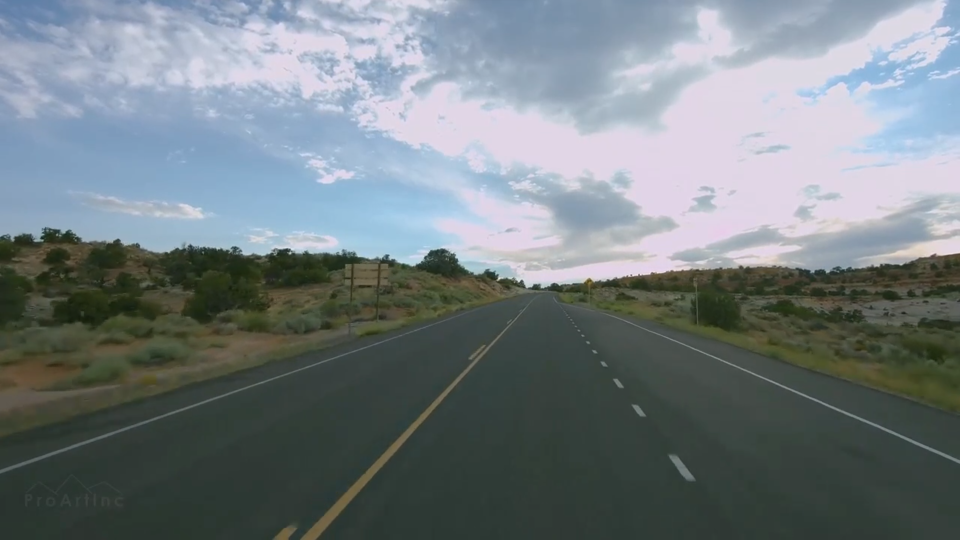
#> input picture test_images/scene2.png, 1920 x 1080 px, given in place of Autonomous driving lane detection sample video 1.mp4, which was not available (shown at 1/2 size)
$ python advanced_lane_detection.py   (older library calls are emulated)
#> lines starting #> are read from the running program, lines starting #| are printed output that depends on the picture; after the words box and inside, x2 and y2 are one past the last pixel; in counts of white or black regions, pixels touching at a corner belong together; pictures that were not available may be replaced by others from this repository, and a replacement may not be noted
import cv2
import numpy as np
from IPython.display import display, clear_output
from PIL import Image
import glob
import matplotlib.pyplot as plt
import time
import os

def threshold_binary(img, s_thresh=(170, 255), sx_thresh=(20, 100)):
    """Applies color and gradient thresholding to detect lane lines in an image.

    This function converts an image to HLS color space and applies thresholding techniques to highlight lane line pixels. It combines gradient magnitude thresholding on the L channel with color thresholding on the S channel.

    Args:
        img (numpy.ndarray): Input image to be processed.
        s_thresh (tuple, optional): Color threshold range for S channel. Defaults to (170, 255).
        sx_thresh (tuple, optional): Gradient threshold range for Sobel x. Defaults to (20, 100).

    Returns:
        numpy.ndarray: Binary image with lane line pixels highlighted.

    Examples:
        >>> binary_img = threshold_binary(input_image)
        >>> binary_img = threshold_binary(input_image, s_thresh=(150, 255), sx_thresh=(30, 120))
    """
    # Convert the image to HLS color space and separate the L and S channels
    hls = cv2.cvtColor(img, cv2.COLOR_BGR2HLS)
    l_channel = hls[:, :, 1]
    s_channel = hls[:, :, 2]

    # Apply Sobel x on the L channel for gradient threshold
    sobelx = cv2.Sobel(l_channel, cv2.CV_64F, 1, 0)  # Sobel x
    abs_sobelx = np.absolute(sobelx)  # Absolute value of gradients
    scaled_sobel = np.uint8(255 * abs_sobelx / np.max(abs_sobelx))  # Scale to 8-bit

    # Threshold on the Sobel gradient
    sxbinary = np.zeros_like(scaled_sobel)
    sxbinary[(scaled_sobel >= sx_thresh[0]) & (scaled_sobel <= sx_thresh[1])] = 1

    # Threshold on the S channel (color threshold)
    s_binary = np.zeros_like(s_channel)
    s_binary[(s_channel >= s_thresh[0]) & (s_channel <= s_thresh[1])] = 1

    # Combine the two binary thresholds
    combined_binary = np.zeros_like(sxbinary)
    combined_binary[(sxbinary == 1) | (s_binary == 1)] = 1

    return combined_binary

# transform the image to a top-down view
def perspective_transform(img):
    """Performs a bird's-eye view transformation on an input image for lane detection.

    This function applies a perspective transform to convert an image from a road-level view to a top-down view, which is crucial for accurately measuring lane curvature and position. It calculates source and destination points to create a warped image representation.

    Args:
        img (numpy.ndarray): Input image to be transformed.

    Returns:
        tuple: A tuple containing:
            - warped (numpy.ndarray): Perspective transformed image
            - M (numpy.ndarray): Perspective transformation matrix
            - Minv (numpy.ndarray): Inverse perspective transformation matrix
            - src (numpy.ndarray): Source points used for transformation
            - dst (numpy.ndarray): Destination points used for transformation

    Examples:
        >>> warped, M, Minv, src, dst = perspective_transform(input_image)
    """
    img_size = (img.shape[1], img.shape[0])
    # Define the 4 source points
    src = np.float32(
        [[(img_size[0] // 2)  , img_size[1]//2 + 100], # top-left
         [((img_size[0] // 4) - 20), img_size[1]], # bottom-left
         [(img_size[0] * 3 // 4) - 25, img_size[1]], # bottom-right
         [(img_size[0] // 2 + 205),  img_size[1]//2 + 100]]) # top-right

    # Define the 4 destination points
    dst = np.float32(
        [[(img_size[0] / 4), 0],
         [(img_size[0] / 4), img_size[1]],
         [(img_size[0] * 3 / 4), img_size[1]],
         [(img_size[0] * 3 / 4), 0]])

    # Compute the perspective transform, M
    M = cv2.getPerspectiveTransform(src, dst)

    # Compute the inverse perspective transform
    Minv = cv2.getPerspectiveTransform(dst, src)

    # Warp the image using the perspective transform, M
    warped = cv2.warpPerspective(img, M, img_size, flags=cv2.INTER_LINEAR)

    return warped, M, Minv, src, dst

# find the lane lines
def find_lane_pixels(binary_warped):
    """Identifies lane line pixels in a binary warped image using a sliding window technique.

    This function performs lane pixel detection by analyzing a histogram of the bottom half of the image and using a sliding window approach to track lane line positions. It systematically searches for lane pixels and returns their x and y coordinates.

    Args:
        binary_warped (numpy.ndarray): A binary image that has been perspective transformed.

    Returns:
        tuple: A tuple containing:
            - leftx (numpy.ndarray): X coordinates of left lane pixels
            - lefty (numpy.ndarray): Y coordinates of left lane pixels
            - rightx (numpy.ndarray): X coordinates of right lane pixels
            - righty (numpy.ndarray): Y coordinates of right lane pixels
            - out_img (numpy.ndarray): Visualization image with detected windows

    Raises:
        ValueError: If no lane pixels are found during the sliding window process.

    Examples:
        >>> leftx, lefty, rightx, righty, out_img = find_lane_pixels(binary_warped_image)
    """
    # Take a histogram of the bottom half of the image
    histogram = np.sum(binary_warped[binary_warped.shape[0]//2:, :], axis=0)

    # Create an output image to draw on and visualize the result
    out_img = np.dstack((binary_warped, binary_warped, binary_warped))

    # Find the peak of the left and right halves of the histogram
    # These will be the starting point for the left and right lines
    midpoint = int(histogram.shape[0] // 2)
    leftx_base = np.argmax(histogram[:midpoint])
    rightx_base = np.argmax(histogram[midpoint:]) + midpoint

    # HYPERPARAMETERS
    # Choose the number of sliding windows
    nwindows = 20
    # Set the width of the windows +/- margin
    margin = 50
    # Set minimum number of pixels found to recenter window
    minpix = 50

    # Set height of windows - based on nwindows above and image shape
    window_height = int(binary_warped.shape[0] // nwindows)
    # Identify the x and y positions of all nonzero pixels in the image
    nonzero = binary_warped.nonzero()
    nonzeroy = np.array(nonzero[0])
    nonzerox = np.array(nonzero[1])
    # Current positions to be updated later for each window in nwindows
    leftx_current = leftx_base
    rightx_current = rightx_base

    # Create empty lists to receive left and right lane pixel indices
    left_lane_inds = []
    right_lane_inds = []

    # Step through the windows one by one
    for window in range(nwindows):
        # Identify window boundaries in x and y (and right and left)
        win_y_low = binary_warped.shape[0] - (window + 1) * window_height
        win_y_high = binary_warped.shape[0] - window * window_height
        win_xleft_low = leftx_current - margin
        win_xleft_high = leftx_current + margin
        win_xright_low = rightx_current - margin
        win_xright_high = rightx_current + margin

        # Draw the windows on the visualization image
        cv2.rectangle(out_img, (win_xleft_low, win_y_low), (win_xleft_high, win_y_high), (0, 255, 0), 2)
        cv2.rectangle(out_img, (win_xright_low, win_y_low), (win_xright_high, win_y_high), (0, 255, 0), 2)

        # Identify the nonzero pixels in x and y within the window #
        good_left_inds = ((nonzeroy >= win_y_low) & (nonzeroy < win_y_high) &
                          (nonzerox >= win_xleft_low) &  (nonzerox < win_xleft_high)).nonzero()[0]
        good_right_inds = ((nonzeroy >= win_y_low) & (nonzeroy < win_y_high) &
                           (nonzerox >= win_xright_low) &  (nonzerox < win_xright_high)).nonzero()[0]

        # Append these indices to the lists
        left_lane_inds.append(good_left_inds)
        right_lane_inds.append(good_right_inds)

        # If you found > minpix pixels, recenter next window on their mean position
        if len(good_left_inds) > minpix:
            leftx_current = int(np.mean(nonzerox[good_left_inds]))
        if len(good_right_inds) > minpix:
            rightx_current = int(np.mean(nonzerox[good_right_inds]))

    # Concatenate the arrays of indices (previously was a list of lists of pixels)
    try:
        left_lane_inds = np.concatenate(left_lane_inds)
        right_lane_inds = np.concatenate(right_lane_inds)
    except ValueError:
        # Avoids an error if the above is not implemented fully
        print("No lane pixels found")

    # Extract left and right line pixel positions
    leftx = nonzerox[left_lane_inds]
    lefty = nonzeroy[left_lane_inds]
    rightx = nonzerox[right_lane_inds]
    righty = nonzeroy[right_lane_inds]

    return leftx, lefty, rightx, righty, out_img

# determining the lane lines by fitting a polynomial
def fit_polynomial(binary_warped):
    """Fits polynomial curves to detected lane line pixels in a binary warped image.

    This function takes a binary warped image and calculates third-degree polynomial curves for the left and right lane lines. It uses the detected lane pixels to generate smooth lane line representations.

    Args:
        binary_warped (numpy.ndarray): A binary image that has been perspective transformed.

    Returns:
        tuple: A tuple containing:
            - left_fit (numpy.ndarray): Coefficients of the left lane line polynomial
            - right_fit (numpy.ndarray): Coefficients of the right lane line polynomial
            - left_fitx (numpy.ndarray): X coordinates of the left lane line curve
            - right_fitx (numpy.ndarray): X coordinates of the right lane line curve
            - ploty (numpy.ndarray): Y coordinates for plotting
            - out_img (numpy.ndarray): Visualization image with detected lane pixels

    Raises:
        TypeError: If polynomial fitting fails.

    Examples:
        >>> left_fit, right_fit, left_fitx, right_fitx, ploty, out_img = fit_polynomial(binary_warped_image)
    """
    # Find lane pixels
    leftx, lefty, rightx, righty, out_img = find_lane_pixels(binary_warped)

    # Fit a third order polynomial
    left_fit = np.polyfit(lefty, leftx, 3)
    right_fit = np.polyfit(righty, rightx, 3)

    # Generate x and y values for plotting
    ploty = np.linspace(0, binary_warped.shape[0] - 1, binary_warped.shape[0])
    try:
        left_fitx = (left_fit[0] * ploty**3 +
                     left_fit[1] * ploty**2 +
                     left_fit[2] * ploty + left_fit[3])

        right_fitx = (right_fit[0] * ploty**3 +
                      right_fit[1] * ploty**2 +
                      right_fit[2] * ploty + right_fit[3])
    except TypeError:
        print("The function failed to fit a line!")
        left_fitx = ploty**3 + ploty**2 + ploty
        right_fitx = ploty**3 + ploty**2 + ploty

    return left_fit, right_fit, left_fitx, right_fitx, ploty, out_img

## warp the detected lane lines back to the original image
def draw_lane_lines(image, binary_warped, left_fit, right_fit, Minv):
    """Visualizes detected lane lines by overlaying them on the original image.

    This function takes the original image and lane line polynomial coefficients to draw and highlight the detected lane boundaries. It uses perspective transformation to map the lane lines back onto the original image.

    Args:
        image (numpy.ndarray): Original input image.
        binary_warped (numpy.ndarray): Binary warped image used for lane detection.
        left_fit (numpy.ndarray): Polynomial coefficients for the left lane line.
        right_fit (numpy.ndarray): Polynomial coefficients for the right lane line.
        Minv (numpy.ndarray): Inverse perspective transformation matrix.

    Returns:
        numpy.ndarray: Image with lane lines drawn and blended with the original image.

    Examples:
        >>> result = draw_lane_lines(original_image, binary_warped, left_fit, right_fit, Minv)
    """
    # Generate x and y values for plotting
    ploty = np.linspace(0, binary_warped.shape[0] - 1, binary_warped.shape[0])
    left_fitx = (left_fit[0] * ploty**3 +
                 left_fit[1] * ploty**2 +
                 left_fit[2] * ploty + left_fit[3])
    right_fitx = (right_fit[0] * ploty**3 +
                  right_fit[1] * ploty**2 +
                  right_fit[2] * ploty + right_fit[3])

    # Create an image to draw the lines on
    warp_zero = np.zeros_like(binary_warped).astype(np.uint8)
    color_warp = np.dstack((warp_zero, warp_zero, warp_zero))

    # Recast the x and y points into usable format for cv2.fillPoly()
    pts_left = np.array([np.transpose(np.vstack([left_fitx, ploty]))])
    pts_right = np.array([np.flipud(np.transpose(np.vstack([right_fitx, ploty])))])
    pts = np.hstack((pts_left, pts_right))

    # Draw the lane onto the warped blank image
    cv2.fillPoly(color_warp, np.int_([pts]), (0, 255, 0))

    # add the lane lines to the original image
    cv2.polylines(color_warp, np.int32([pts_left]), isClosed=False, color=(255, 0, 0), thickness=20)
    cv2.polylines(color_warp, np.int32([pts_right]), isClosed=False, color=(0, 0, 255), thickness=20)


    # Warp the blank back to original image space using inverse perspective matrix (Minv)
    newwarp = cv2.warpPerspective(color_warp, Minv, (image.shape[1], image.shape[0]))

    # Combine the result with the original image and return
    return cv2.addWeighted(image, 1, newwarp, 0.3, 0)

def measure_curvature_real(ploty, left_fit, right_fit):
    """Calculates the real-world curvature of lane lines in meters.

    This function converts pixel-based polynomial lane line representations to real-world curvature measurements. It computes the radius of curvature for both left and right lane lines using conversion factors from pixel space to meters.

    Args:
        ploty (numpy.ndarray): Y-coordinates used for curvature calculation.
        left_fit (numpy.ndarray): Polynomial coefficients for the left lane line.
        right_fit (numpy.ndarray): Polynomial coefficients for the right lane line.

    Returns:
        tuple: A tuple containing:
            - left_curverad (float): Curvature radius of the left lane line in meters
            - right_curverad (float): Curvature radius of the right lane line in meters

    Examples:
        >>> left_curve, right_curve = measure_curvature_real(ploty, left_fit, right_fit)
    """
    # Define conversions in x and y from pixels space to meters
    ym_per_pix = 30/720  # meters per pixel in y dimension
    xm_per_pix = 3.7/700  # meters per pixel in x dimension

    # Define y-value where we want radius of curvature
    # We'll choose the maximum y-value, corresponding to the bottom of the image
    y_eval = np.max(ploty)

    # Calculation of R_curve (radius of curvature)
    left_curverad = ((1 + (3 * left_fit[0] * y_eval * ym_per_pix + 2 * left_fit[1])**2)**1.5) / np.absolute(6 * left_fit[0])
    right_curverad = ((1 + (3 * right_fit[0] * y_eval * ym_per_pix + 2 * right_fit[1])**2)**1.5) / np.absolute(6 * right_fit[0])

    return left_curverad, right_curverad

# [29 lines left out: function measure_offset, not called in this run]

def process_video(video_path):
    cap = cv2.VideoCapture(video_path)
    if not cap.isOpened():
        print(f"Error: Cannot open video {video_path}")
        return

    fps = cap.get(cv2.CAP_PROP_FPS)
    width = int(cap.get(cv2.CAP_PROP_FRAME_WIDTH))
    height = int(cap.get(cv2.CAP_PROP_FRAME_HEIGHT))

    base_name = os.path.splitext(os.path.basename(video_path))[0]
    output_folder = "output"
    os.makedirs(output_folder, exist_ok=True)
    output_path = os.path.join(output_folder, f"{base_name}_advanced_output.mp4")

    fourcc = cv2.VideoWriter_fourcc(*'mp4v')
    out = cv2.VideoWriter(output_path, fourcc, fps, (width, height))

    while cap.isOpened():
        ret, frame = cap.read()
#> frame is the input picture: shape (1080, 1920, 3); mean B, G, R 129.2, 125.3, 115.7
        if not ret:
            break
        start_time = time.time()
        # Apply thresholding
        binary_output = threshold_binary(frame)
#> in threshold_binary, `l_channel = hls[:, :, 1]`:
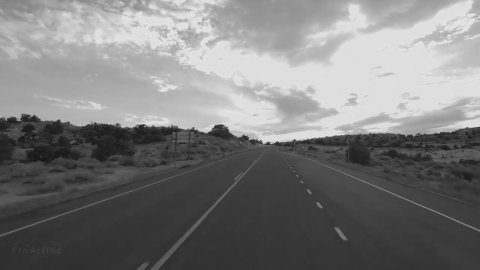
#> l_channel: shape (1080, 1920) (shown at 1/4 size); min 16, max 249, mean 123.3
#> in threshold_binary, `s_channel = hls[:, :, 2]`:
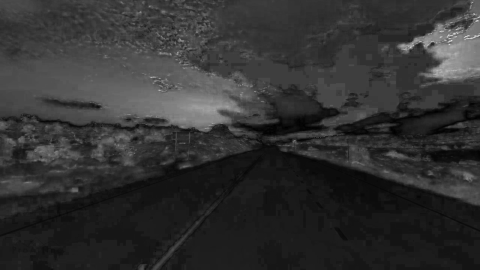
#> s_channel: shape (1080, 1920) (shown at 1/4 size); min 0, max 255, mean 49.5
#> in threshold_binary, `sobelx = cv2.Sobel(l_channel, cv2.CV_64F, 1, 0)`:
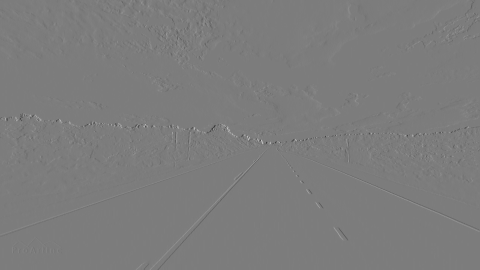
#> sobelx: shape (1080, 1920) float64 (shown at 1/4 size); min -431, max 451, mean 0.1; drawn with min black and max white
#> in threshold_binary, `abs_sobelx = np.absolute(sobelx)`:
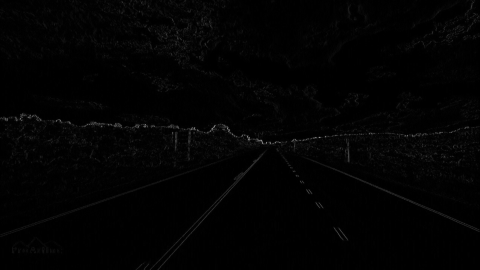
#> abs_sobelx: shape (1080, 1920) float64 (shown at 1/4 size); min 0, max 451, mean 4.9; drawn with min black and max white
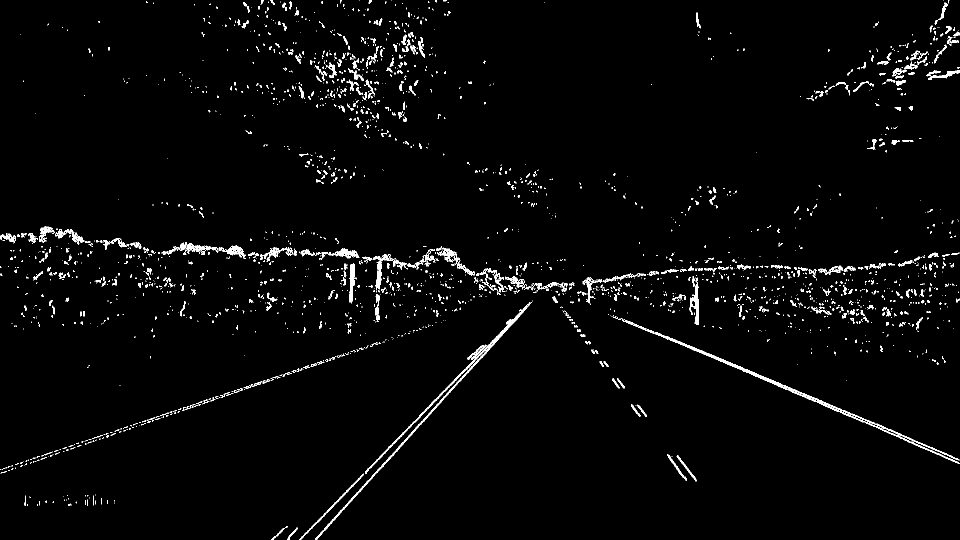
#> binary_output: shape (1080, 1920) (shown at 1/2 size); values 0 (black) and 1 (white), 2.2% white in thin lines or dots

        # Apply perspective transform
        warped, M, Minv, src, dst = perspective_transform(binary_output)
#> in perspective_transform, `warped = cv2.warpPerspective(img, M, img_size, flags=cv2.INTER_LINEAR)`:
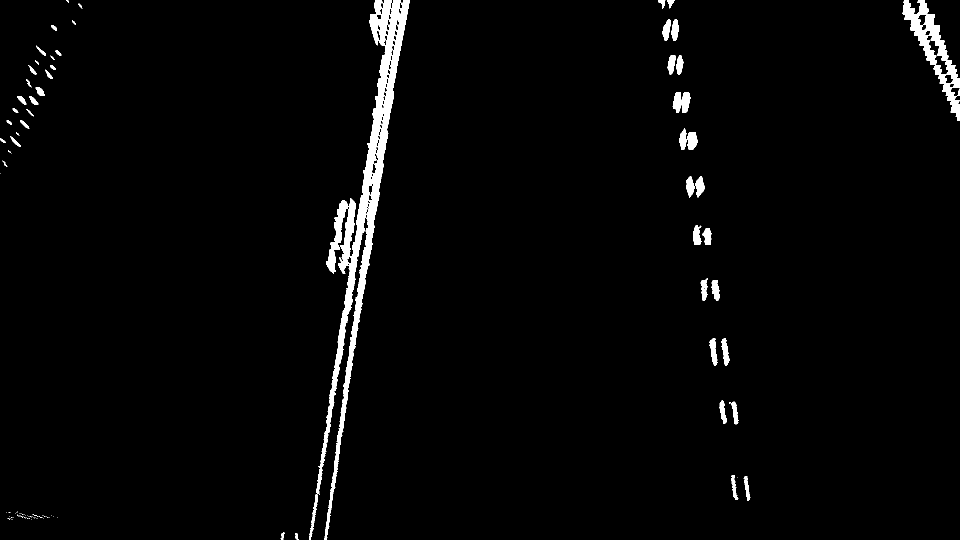
#> warped: shape (1080, 1920) (shown at 1/2 size); values 0 (black) and 1 (white), 2.4% white; 103 white regions (58 under 20 px), largest, box (x1, y1, x2, y2) and area: (632, 0, 820, 1080) 31257, (1805, 0, 1920, 241) 6952, (1345, 184, 1381, 225) 1075
#> M = [[-1.08, -2.15, 2308.4], [3.21e-16, -2.65, 1693.4], [4.13e-19, -0.00192, 1]]; Minv = [[0.214, -0.797, 857.5], [3.95e-16, -0.378, 640], [3.79e-19, -0.000727, 1]]; src = [[960, 640], [460, 1080], [1415, 1080], [1165, 640]]; dst = [[480, 0], [480, 1080], [1440, 1080], [1440, 0]]

        # Fit polynomial
        left_fit, right_fit, left_fitx, right_fitx, ploty, out_img = fit_polynomial(warped)
#> in find_lane_pixels, `histogram = np.sum(binary_warped[binary_warped.shape[0]//2:, :], axis=0)`: histogram = 1920 values, max 151 at index 700, min 0 at index 0, mean 6.72
#> in find_lane_pixels, `leftx_base = np.argmax(histogram[:midpoint])`: leftx_base = 700
#> in find_lane_pixels, `rightx_base = np.argmax(histogram[midpoint:]) + midpoint`: rightx_base = 1429
#> in find_lane_pixels, `nonzero = binary_warped.nonzero()`: nonzero = 49822 positions, rows 0 to 1079, columns 0 to 1919
#> in find_lane_pixels, `leftx_current = leftx_base`: leftx_current = 700
#> in find_lane_pixels, `rightx_current = rightx_base`: rightx_current = 1429
#> the loop in find_lane_pixels, `for window in range(nwindows):` made 20 passes
#> (win_xleft_low, win_xleft_high, win_xright_low, win_xright_high, leftx_current, rightx_current) on passes 2, 3, 5, 6, 7, 8, 9, 10: (604, 704, 1379, 1479, 647, 1469), (597, 697, 1419, 1519, 656, 1478), (613, 713, 1428, 1528, 671, 1458), (621, 721, 1408, 1508, 678, 1454), (628, 728, 1404, 1504, 686, 1440), (636, 736, 1390, 1490, 694, 1436), (644, 744, 1386, 1486, 703, 1421), (653, 753, 1371, 1471, 709, 1420)
#> after the loop in find_lane_pixels, `for window in range(nwindows):`:
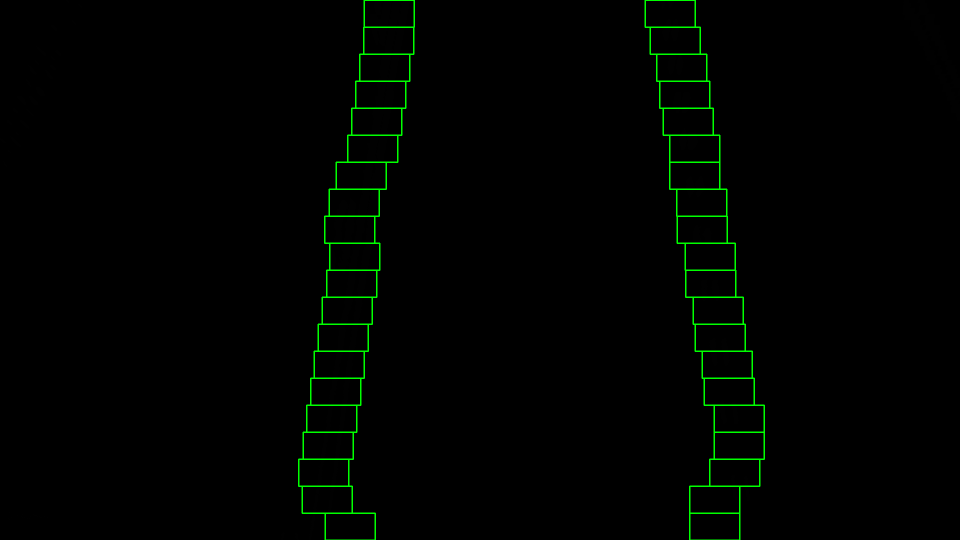
#> out_img: shape (1080, 1920, 3) (shown at 1/2 size); mean of channels 0, 1, 2 0, 3.2, 0; drawn as B, G, R
#> after the loop in find_lane_pixels, `for window in range(nwindows):`: left_lane_inds = 20 items
#> in find_lane_pixels, `right_lane_inds = np.concatenate(right_lane_inds)`: right_lane_inds = 9043 values, max 48796 at index 177, min 61 at index 8499, mean 27395.4
#> (the rest of the program and of its run is left out)
